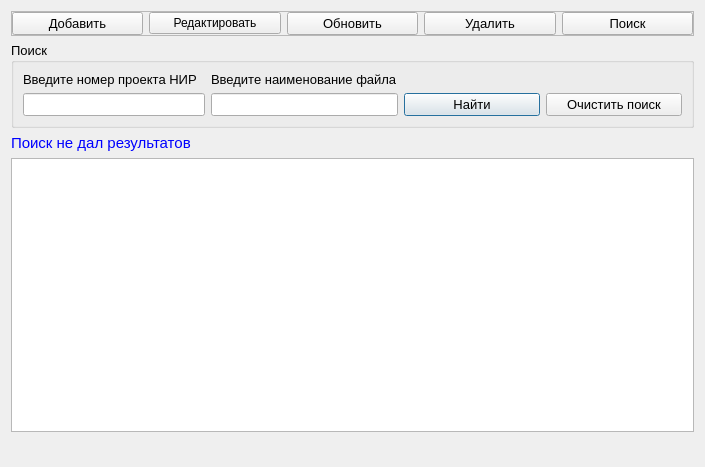
<?xml version="1.0" encoding="UTF-8"?>
<ui version="4.0">
 <class>PublicationNir</class>
 <widget class="QDialog" name="PublicationNir">
  <property name="geometry">
   <rect>
    <x>0</x>
    <y>0</y>
    <width>705</width>
    <height>467</height>
   </rect>
  </property>
  <property name="windowTitle">
   <string>Публикация НИР</string>
  </property>
  <layout class="QGridLayout" name="gridLayout_3">
   <item row="1" column="0" colspan="3">
    <widget class="QGroupBox" name="groupBox_search">
     <property name="font">
      <font>
       <pointsize>10</pointsize>
      </font>
     </property>
     <property name="title">
      <string>Поиск</string>
     </property>
     <layout class="QGridLayout" name="gridLayout" columnstretch="4,4,3,3">
      <item row="0" column="0">
       <widget class="QLabel" name="label">
        <property name="font">
         <font>
          <pointsize>10</pointsize>
         </font>
        </property>
        <property name="text">
         <string>Введите номер проекта НИР</string>
        </property>
       </widget>
      </item>
      <item row="0" column="1">
       <widget class="QLabel" name="label_2">
        <property name="font">
         <font>
          <pointsize>10</pointsize>
         </font>
        </property>
        <property name="text">
         <string>Введите наименование файла</string>
        </property>
       </widget>
      </item>
      <item row="1" column="0">
       <widget class="QLineEdit" name="lineEdit_NomerNira">
        <property name="font">
         <font>
          <pointsize>10</pointsize>
         </font>
        </property>
        <property name="clearButtonEnabled">
         <bool>true</bool>
        </property>
       </widget>
      </item>
      <item row="1" column="1">
       <widget class="QLineEdit" name="lineEdit_nazvanie">
        <property name="font">
         <font>
          <pointsize>10</pointsize>
         </font>
        </property>
        <property name="clearButtonEnabled">
         <bool>true</bool>
        </property>
       </widget>
      </item>
      <item row="1" column="2">
       <widget class="QPushButton" name="pushButton_find">
        <property name="font">
         <font>
          <pointsize>10</pointsize>
         </font>
        </property>
        <property name="text">
         <string>Найти</string>
        </property>
        <property name="icon">
         <iconset resource="resourses.qrc">
          <normaloff>:/img/img/findOk.png</normaloff>:/img/img/findOk.png</iconset>
        </property>
       </widget>
      </item>
      <item row="1" column="3">
       <widget class="QPushButton" name="pushButton_clear">
        <property name="font">
         <font>
          <pointsize>10</pointsize>
         </font>
        </property>
        <property name="text">
         <string>Очистить поиск</string>
        </property>
        <property name="icon">
         <iconset resource="resourses.qrc">
          <normaloff>:/img/img/clear.png</normaloff>:/img/img/clear.png</iconset>
        </property>
       </widget>
      </item>
     </layout>
    </widget>
   </item>
   <item row="0" column="0" colspan="3">
    <widget class="QFrame" name="frame">
     <property name="frameShape">
      <enum>QFrame::StyledPanel</enum>
     </property>
     <property name="frameShadow">
      <enum>QFrame::Raised</enum>
     </property>
     <layout class="QGridLayout" name="gridLayout_2">
      <property name="leftMargin">
       <number>0</number>
      </property>
      <property name="topMargin">
       <number>0</number>
      </property>
      <property name="rightMargin">
       <number>0</number>
      </property>
      <property name="bottomMargin">
       <number>0</number>
      </property>
      <item row="0" column="0">
       <widget class="QPushButton" name="pushButton_add">
        <property name="font">
         <font>
          <pointsize>10</pointsize>
         </font>
        </property>
        <property name="text">
         <string>Добавить</string>
        </property>
        <property name="icon">
         <iconset resource="resourses.qrc">
          <normaloff>:/img/img/add.png</normaloff>:/img/img/add.png</iconset>
        </property>
       </widget>
      </item>
      <item row="0" column="2">
       <widget class="QPushButton" name="pushButton_update">
        <property name="font">
         <font>
          <pointsize>10</pointsize>
         </font>
        </property>
        <property name="text">
         <string>Обновить</string>
        </property>
        <property name="icon">
         <iconset resource="resourses.qrc">
          <normaloff>:/img/img/refresh.png</normaloff>:/img/img/refresh.png</iconset>
        </property>
       </widget>
      </item>
      <item row="0" column="4">
       <widget class="QPushButton" name="pushButton_search">
        <property name="font">
         <font>
          <pointsize>10</pointsize>
         </font>
        </property>
        <property name="text">
         <string>Поиск</string>
        </property>
        <property name="icon">
         <iconset resource="resourses.qrc">
          <normaloff>:/img/img/find.png</normaloff>:/img/img/find.png</iconset>
        </property>
       </widget>
      </item>
      <item row="0" column="3">
       <widget class="QPushButton" name="pushButton_del">
        <property name="font">
         <font>
          <pointsize>10</pointsize>
         </font>
        </property>
        <property name="text">
         <string>Удалить</string>
        </property>
        <property name="icon">
         <iconset resource="resourses.qrc">
          <normaloff>:/img/img/delete.png</normaloff>:/img/img/delete.png</iconset>
        </property>
       </widget>
      </item>
      <item row="0" column="1">
       <widget class="QPushButton" name="pushButtonEdit">
        <property name="text">
         <string>Редактировать</string>
        </property>
        <property name="icon">
         <iconset resource="resourses.qrc">
          <normaloff>:/img/img/edit.png</normaloff>:/img/img/edit.png</iconset>
        </property>
       </widget>
      </item>
     </layout>
    </widget>
   </item>
   <item row="2" column="0" colspan="2">
    <widget class="QLabel" name="label_result">
     <property name="maximumSize">
      <size>
       <width>16777215</width>
       <height>20</height>
      </size>
     </property>
     <property name="font">
      <font>
       <pointsize>11</pointsize>
      </font>
     </property>
     <property name="styleSheet">
      <string notr="true">color:rgb(0, 0, 255)</string>
     </property>
     <property name="text">
      <string>Поиск не дал результатов</string>
     </property>
    </widget>
   </item>
   <item row="3" column="0" colspan="3">
    <widget class="QTableView" name="tableView_pubNir">
     <property name="font">
      <font>
       <pointsize>10</pointsize>
      </font>
     </property>
     <property name="contextMenuPolicy">
      <enum>Qt::ActionsContextMenu</enum>
     </property>
     <property name="alternatingRowColors">
      <bool>true</bool>
     </property>
     <property name="selectionMode">
      <enum>QAbstractItemView::SingleSelection</enum>
     </property>
     <property name="selectionBehavior">
      <enum>QAbstractItemView::SelectRows</enum>
     </property>
    </widget>
   </item>
   <item row="4" column="1">
    <widget class="QLabel" name="label_naideno">
     <property name="font">
      <font>
       <pointsize>12</pointsize>
      </font>
     </property>
     <property name="styleSheet">
      <string notr="true">color:rgb(85, 0, 255)</string>
     </property>
     <property name="text">
      <string/>
     </property>
    </widget>
   </item>
  </layout>
  <action name="actionOpenFail">
   <property name="icon">
    <iconset resource="resourses.qrc">
     <normaloff>:/img/img/1134892.png</normaloff>:/img/img/1134892.png</iconset>
   </property>
   <property name="text">
    <string>Открыть файл</string>
   </property>
   <property name="toolTip">
    <string>Открыть файл</string>
   </property>
  </action>
  <action name="actionEdit">
   <property name="icon">
    <iconset resource="resourses.qrc">
     <normaloff>:/img/img/edit.png</normaloff>:/img/img/edit.png</iconset>
   </property>
   <property name="text">
    <string>Редактировать выбранную публикацию</string>
   </property>
  </action>
  <action name="actionDelete">
   <property name="icon">
    <iconset resource="resourses.qrc">
     <normaloff>:/img/img/delete.png</normaloff>:/img/img/delete.png</iconset>
   </property>
   <property name="text">
    <string>Удалить выбранную публикацию</string>
   </property>
  </action>
 </widget>
 <resources>
  <include location="resourses.qrc"/>
 </resources>
 <connections/>
</ui>
